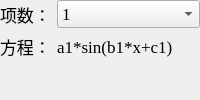
            <widget class="QWidget" name="page_sines">
             <layout class="QFormLayout" name="formLayout_8">
              <property name="leftMargin">
               <number>0</number>
              </property>
              <property name="topMargin">
               <number>0</number>
              </property>
              <property name="rightMargin">
               <number>0</number>
              </property>
              <property name="bottomMargin">
               <number>0</number>
              </property>
              <item row="0" column="0">
               <widget class="QLabel" name="label_27">
                <property name="font">
                 <font>
                  <family>Times New Roman</family>
                  <pointsize>13</pointsize>
                 </font>
                </property>
                <property name="text">
                 <string>项数：</string>
                </property>
               </widget>
              </item>
              <item row="0" column="1">
               <widget class="QComboBox" name="comboBox_11">
                <property name="font">
                 <font>
                  <family>Times New Roman</family>
                  <pointsize>13</pointsize>
                 </font>
                </property>
                <item>
                 <property name="text">
                  <string>1</string>
                 </property>
                </item>
                <item>
                 <property name="text">
                  <string>2</string>
                 </property>
                </item>
                <item>
                 <property name="text">
                  <string>3</string>
                 </property>
                </item>
                <item>
                 <property name="text">
                  <string>4</string>
                 </property>
                </item>
                <item>
                 <property name="text">
                  <string>5</string>
                 </property>
                </item>
                <item>
                 <property name="text">
                  <string>6</string>
                 </property>
                </item>
                <item>
                 <property name="text">
                  <string>7</string>
                 </property>
                </item>
                <item>
                 <property name="text">
                  <string>8</string>
                 </property>
                </item>
               </widget>
              </item>
              <item row="1" column="0">
               <widget class="QLabel" name="label_25">
                <property name="font">
                 <font>
                  <family>Times New Roman</family>
                  <pointsize>13</pointsize>
                 </font>
                </property>
                <property name="text">
                 <string>方程：</string>
                </property>
               </widget>
              </item>
              <item row="1" column="1">
               <widget class="QLabel" name="label_26">
                <property name="font">
                 <font>
                  <family>Times New Roman</family>
                  <pointsize>13</pointsize>
                 </font>
                </property>
                <property name="toolTip">
                 <string>a1*sin(b1*x+c1)</string>
                </property>
                <property name="text">
                 <string>a1*sin(b1*x+c1)</string>
                </property>
               </widget>
              </item>
             </layout>
            </widget>
